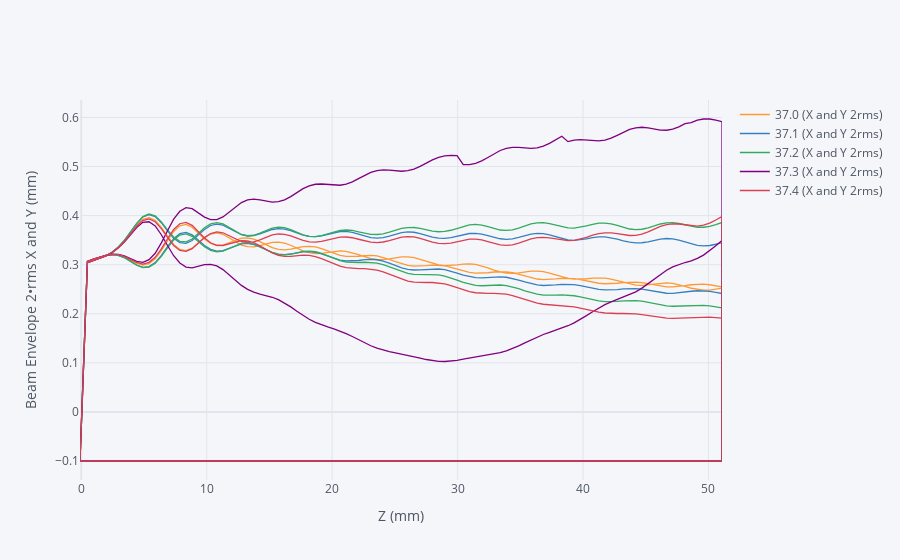

Source (notebook cell):
### Code cell
df37.iplot(x=['37.0z'],y=['37.0 (X and Y 2rms)','37.1 (X and Y 2rms)','37.2 (X and Y 2rms)','37.3 (X and Y 2rms)','37.4 (X and Y 2rms)'],xTitle="Z (mm)",yTitle="Beam Envelope 2•rms X and Y (mm)")

### Figure 1 — Plotly figure (JSON) as saved in the notebook; plotly's stock layout.template omitted (floating-point values rounded to 4 significant figures; data arrays with more than 128 entries replaced by an {"elided": "..."} marker saying what was removed)
{"data": [{"line": {"color": "rgba(255, 153, 51, 1.0)", "dash": "solid", "shape": "linear", "width": 1.3}, "mode": "lines", "name": "37.0 (X and Y 2rms)", "text": "", "type": "scatter", "x": {"elided": "212 float values"}, "y": {"elided": "212 float values"}}, {"line": {"color": "rgba(55, 128, 191, 1.0)", "dash": "solid", "shape": "linear", "width": 1.3}, "mode": "lines", "name": "37.1 (X and Y 2rms)", "text": "", "type": "scatter", "x": {"elided": "212 float values"}, "y": {"elided": "212 float values"}}, {"line": {"color": "rgba(50, 171, 96, 1.0)", "dash": "solid", "shape": "linear", "width": 1.3}, "mode": "lines", "name": "37.2 (X and Y 2rms)", "text": "", "type": "scatter", "x": {"elided": "212 float values"}, "y": {"elided": "212 float values"}}, {"line": {"color": "rgba(128, 0, 128, 1.0)", "dash": "solid", "shape": "linear", "width": 1.3}, "mode": "lines", "name": "37.3 (X and Y 2rms)", "text": "", "type": "scatter", "x": {"elided": "212 float values"}, "y": {"elided": "212 float values"}}, {"line": {"color": "rgba(219, 64, 82, 1.0)", "dash": "solid", "shape": "linear", "width": 1.3}, "mode": "lines", "name": "37.4 (X and Y 2rms)", "text": "", "type": "scatter", "x": {"elided": "212 float values"}, "y": {"elided": "212 float values"}}], "layout": {"legend": {"bgcolor": "#F5F6F9", "font": {"color": "#4D5663"}}, "paper_bgcolor": "#F5F6F9", "plot_bgcolor": "#F5F6F9", "title": {"font": {"color": "#4D5663"}}, "xaxis": {"gridcolor": "#E1E5ED", "showgrid": true, "tickfont": {"color": "#4D5663"}, "title": {"font": {"color": "#4D5663"}, "text": "Z (mm)"}, "zerolinecolor": "#E1E5ED"}, "yaxis": {"gridcolor": "#E1E5ED", "showgrid": true, "tickfont": {"color": "#4D5663"}, "title": {"font": {"color": "#4D5663"}, "text": "Beam Envelope 2•rms X and Y (mm)"}, "zerolinecolor": "#E1E5ED"}}}
